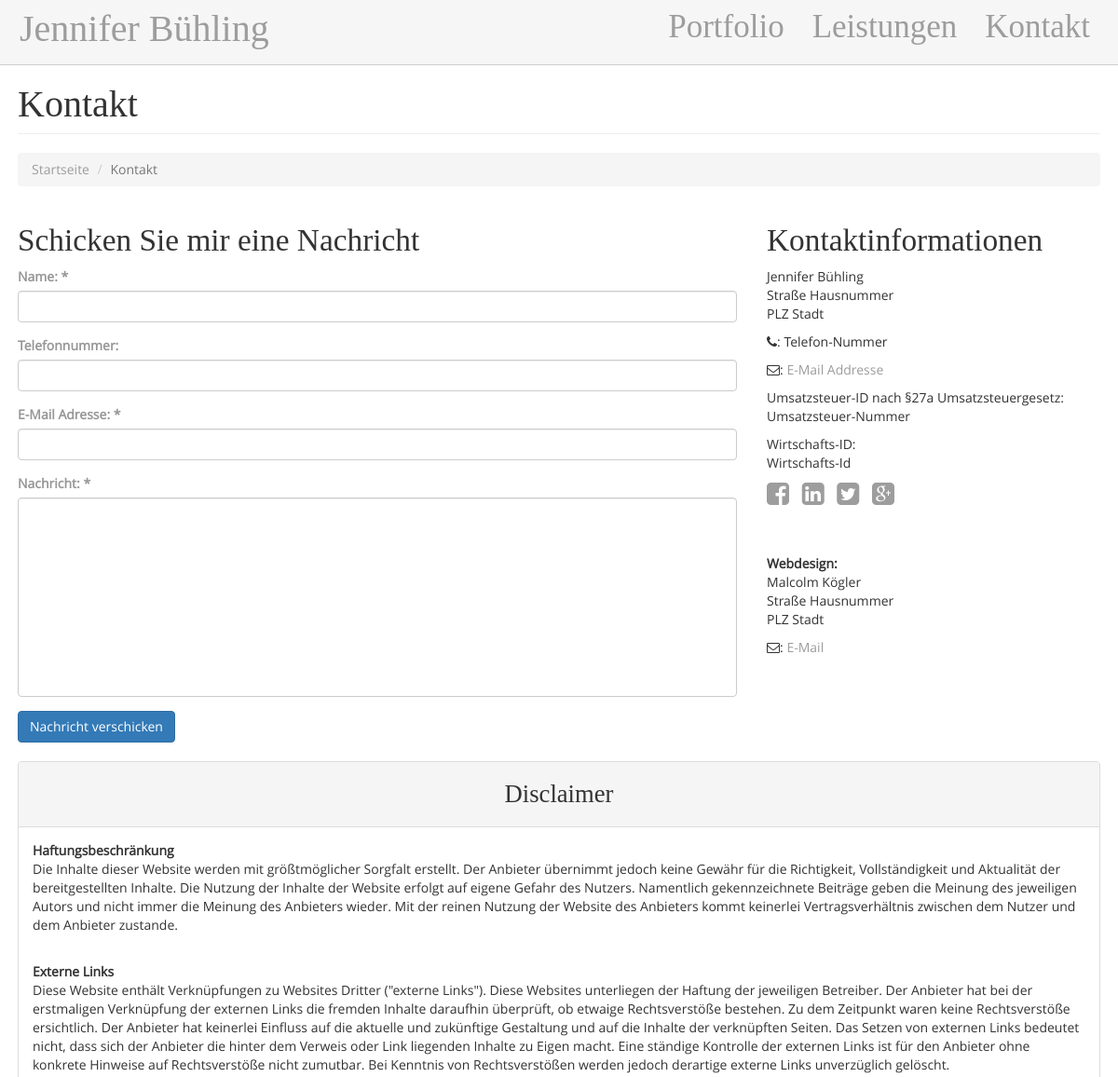
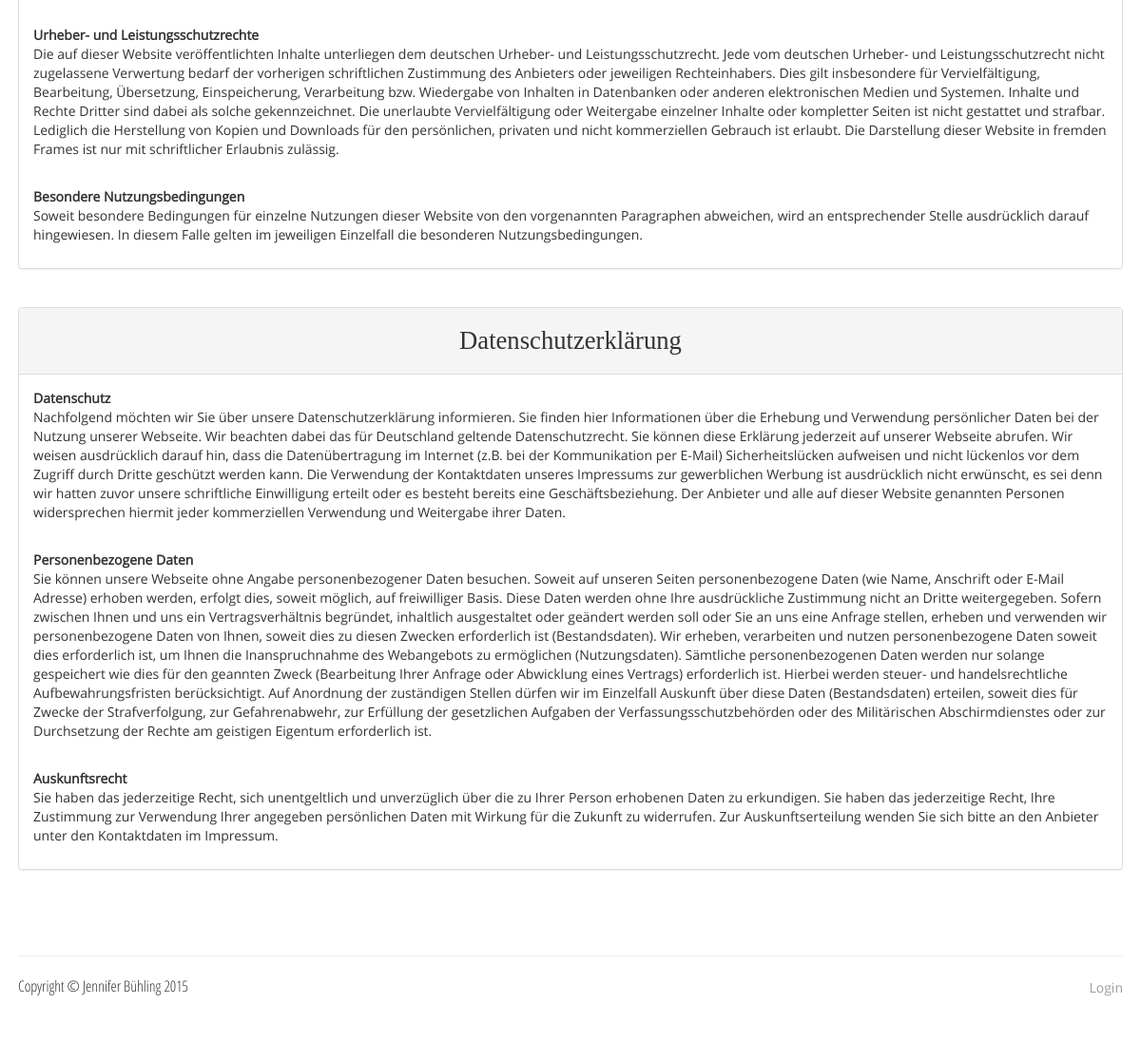
Page /page.php?p=Kontakt on the committed database (2 pictures, top to bottom).
### tables this page shows
CREATE TABLE IF NOT EXISTS `text` (
`id` int(11) NOT NULL,
  `title` varchar(100) NOT NULL,
  `text` text NOT NULL
);

### bin/mysql.php (called while the page is built, shortened)
<?php
function getConnected() {
   $mysqli = new mysqli('localhost', 'root', 'secret', 'portfolio');
		$mysqli->query("SET NAMES 'utf8'");
   return $mysqli;
}
function _mysqlquery($sql){
if(!$result = getConnected()->query($sql)){
    die('There was an error running the query [' . $db->error . ']');
}
return $result;
}
function _getTitle($id){
$abfrage = "SELECT title FROM text WHERE id = '".$id."'";
$row = _mysqlquery($abfrage)->fetch_assoc();
    return $row['title'];
}
function _getText($id){
$abfrage = "SELECT text FROM text WHERE id = '".$id."'";
$row = _mysqlquery($abfrage)->fetch_assoc();
    return $row['text'];
}
?>

### bin/kontakt_wrapper.php (the view, shortened to what this page needs)
        <div class="row">
            <div class="col-md-8">
             <h3 style="font-size: 25pt">Schicken Sie mir eine Nachricht</h3>
                <form name="sentMessage" action="./page.php?p=Kontakt" id="contactForm" method="POST">
                    <div class="control-group form-group">
                        <div class="controls">
                            <label>Name: *</label>
                            <input type="text" class="form-control" id="name" name="name" required data-validation-required-message="Please enter your name.">
                        </div>
                    </div>
                    <div class="control-group form-group">
                        <div class="controls">
                            <label>Telefonnummer:</label>
                            <input type="tel" class="form-control" id="phone" name="phone">
                        </div>
                    </div>
                    <div class="control-group form-group">
                        <div class="controls">
                            <label>E-Mail Adresse: *</label>
                            <input type="email" class="form-control" id="email" name="email" required data-validation-required-message="Please enter your email address.">
                        </div>
                    </div>
                    <div class="control-group form-group">
                        <div class="controls">
                            <label>Nachricht: *</label>
                            <textarea rows="10" cols="100" class="form-control" id="message" name="message" required data-validation-required-message="Please enter your message" maxlength="999" style="resize:none"></textarea>
                        </div>
                    </div>
                    <button type="submit" class="btn btn-primary">Nachricht verschicken</button>
                </form>
             </div>
            <div class="col-md-4">
                <h3 style="font-size: 25pt">Kontaktinformationen</h3>
                <p>
                	<?php echo _getText(3); ?><br>
                    <?php echo _getText(8); ?><br><?php echo _getText(9); ?><br>
                </p>
                <p><i class="fa fa-phone"></i>: <?php echo _getText(10); ?></p>
                <p><i class="fa fa-envelope-o"></i>: <a href="mailto:<?php echo _getText(4); ?>"><?php echo _getText(4); ?></a>
                </p>
                <p>
                Umsatzsteuer-ID nach §27a Umsatzsteuergesetz:<br>
                <?php echo _getText(12); ?>
                </p>
                 <p>
              	Wirtschafts-ID: <br>
                <?php echo _getText(13); ?>
                </p>
                <ul class="list-unstyled list-inline list-social-icons">
                    <li>
                        <a href="#"><i class="fa fa-facebook-square fa-2x"></i></a>
                    </li>
                    <li>
                        <a href="#"><i class="fa fa-linkedin-square fa-2x"></i></a>
                    </li>
                    <li>
                        <a href="#"><i class="fa fa-twitter-square fa-2x"></i></a>
                    </li>
                    <li>
                        <a href="#"><i class="fa fa-google-plus-square fa-2x"></i></a>
                    </li>
                </ul>
                <br>
                <br>
                <strong>Webdesign: </strong>
                <p>
                Malcolm Kögler<br>
                Straße Hausnummer<br>
                PLZ Stadt<br>
                <p><i class="fa fa-envelope-o"></i>: <a href="mailto:">E-Mail</a>
                </p>
            </div>
	</div>
    <br>
<div class="row">
<div class="col-md-3 col-sm-6" style="width:100%">
                <div class="panel panel-default text-center">
                    <div class="panel-heading">
                        <h4>Disclaimer</h4>
                    </div>
                    <div class="panel-body" style="text-align:left">
             <strong>Haftungsbeschränkung</strong><p>
Die Inhalte dieser Website werden mit größtmöglicher Sorgfalt erstellt. Der Anbieter übernimmt jedoch keine Gewähr für die Richtigkeit, Vollständigkeit und Aktualität der bereitgestellten Inhalte. Die Nutzung der Inhalte der Website erfolgt auf eigene Gefahr des Nutzers. Namentlich gekennzeichnete Beiträge geben die Meinung des jeweiligen Autors und nicht immer die Meinung des Anbieters wieder. Mit der reinen Nutzung der Website des Anbieters kommt keinerlei Vertragsverhältnis zwischen dem Nutzer und dem Anbieter zustande.
</p><br>
<strong>Externe Links</strong><p>
Diese Website enthält Verknüpfungen zu Websites Dritter ("externe Links"). Diese Websites unterliegen der Haftung der jeweiligen Betreiber. Der Anbieter hat bei der erstmaligen Verknüpfung der externen Links die fremden Inhalte daraufhin überprüft, ob etwaige Rechtsverstöße bestehen. Zu dem Zeitpunkt waren keine Rechtsverstöße ersichtlich. Der Anbieter hat keinerlei Einfluss auf die aktuelle und zukünftige Gestaltung und auf die Inhalte der verknüpften Seiten. Das Setzen von externen Links bedeutet nicht, dass sich der Anbieter die hinter dem Verweis oder Link liegenden Inhalte zu Eigen macht. Eine ständige Kontrolle der externen Links ist für den Anbieter ohne konkrete Hinweise auf Rechtsverstöße nicht zumutbar. Bei Kenntnis von Rechtsverstößen werden jedoch derartige externe Links unverzüglich gelöscht.
</p><br>
<strong>Urheber- und Leistungsschutzrechte</strong><p>
Die auf dieser Website veröffentlichten Inhalte unterliegen dem deutschen Urheber- und Leistungsschutzrecht. Jede vom deutschen Urheber- und Leistungsschutzrecht nicht zugelassene Verwertung bedarf der vorherigen schriftlichen Zustimmung des Anbieters oder jeweiligen Rechteinhabers. Dies gilt insbesondere für Vervielfältigung, Bearbeitung, Übersetzung, Einspeicherung, Verarbeitung bzw. Wiedergabe von Inhalten in Datenbanken oder anderen elektronischen Medien und Systemen. Inhalte und Rechte Dritter sind dabei als solche gekennzeichnet. Die unerlaubte Vervielfältigung oder Weitergabe einzelner Inhalte oder kompletter Seiten ist nicht gestattet und strafbar. Lediglich die Herstellung von Kopien und Downloads für den persönlichen, privaten und nicht kommerziellen Gebrauch ist erlaubt.
Die Darstellung dieser Website in fremden Frames ist nur mit schriftlicher Erlaubnis zulässig.
</p><br>
<strong>Besondere Nutzungsbedingungen</strong><p>
Soweit besondere Bedingungen für einzelne Nutzungen dieser Website von den vorgenannten Paragraphen abweichen, wird an entsprechender Stelle ausdrücklich darauf hingewiesen. In diesem Falle gelten im jeweiligen Einzelfall die besonderen Nutzungsbedingungen.
                   </p>
                    </div>
                </div>
            </div>
</div>
   <br>
<div class="row">
<div class="col-md-3 col-sm-6" style="width:100%">
                <div class="panel panel-default text-center">
                    <div class="panel-heading">
                        <h4>Datenschutzerklärung</h4>
                    </div>
                    <div class="panel-body" style="text-align:left">
<strong>Datenschutz</strong><p>
Nachfolgend möchten wir Sie über unsere Datenschutzerklärung informieren. Sie finden hier Informationen über die Erhebung und Verwendung persönlicher Daten bei der Nutzung unserer Webseite. Wir beachten dabei das für Deutschland geltende Datenschutzrecht. Sie können diese Erklärung jederzeit auf unserer Webseite abrufen.
Wir weisen ausdrücklich darauf hin, dass die Datenübertragung im Internet (z.B. bei der Kommunikation per E-Mail) Sicherheitslücken aufweisen und nicht lückenlos vor dem Zugriff durch Dritte geschützt werden kann.
Die Verwendung der Kontaktdaten unseres Impressums zur gewerblichen Werbung ist ausdrücklich nicht erwünscht, es sei denn wir hatten zuvor unsere schriftliche Einwilligung erteilt oder es besteht bereits eine Geschäftsbeziehung. Der Anbieter und alle auf dieser Website genannten Personen widersprechen hiermit jeder kommerziellen Verwendung und Weitergabe ihrer Daten.
</p>
<br>
<strong>Personenbezogene Daten</strong> <p>
Sie können unsere Webseite ohne Angabe personenbezogener Daten besuchen. Soweit auf unseren Seiten personenbezogene Daten (wie Name, Anschrift oder E-Mail Adresse) erhoben werden, erfolgt dies, soweit möglich, auf freiwilliger Basis. Diese Daten werden ohne Ihre ausdrückliche Zustimmung nicht an Dritte weitergegeben. Sofern zwischen Ihnen und uns ein Vertragsverhältnis begründet, inhaltlich ausgestaltet oder geändert werden soll oder Sie an uns eine Anfrage stellen, erheben und verwenden wir personenbezogene Daten von Ihnen, soweit dies zu diesen Zwecken erforderlich ist (Bestandsdaten). Wir erheben, verarbeiten und nutzen personenbezogene Daten soweit dies erforderlich ist, um Ihnen die Inanspruchnahme des Webangebots zu ermöglichen (Nutzungsdaten). Sämtliche personenbezogenen Daten werden nur solange gespeichert wie dies für den geannten Zweck (Bearbeitung Ihrer Anfrage oder Abwicklung eines Vertrags) erforderlich ist. Hierbei werden steuer- und handelsrechtliche Aufbewahrungsfristen berücksichtigt. Auf Anordnung der zuständigen Stellen dürfen wir im Einzelfall Auskunft über diese Daten (Bestandsdaten) erteilen, soweit dies für Zwecke der Strafverfolgung, zur Gefahrenabwehr, zur Erfüllung der gesetzlichen Aufgaben der Verfassungsschutzbehörden oder des Militärischen Abschirmdienstes oder zur Durchsetzung der Rechte am geistigen Eigentum erforderlich ist.
</p><br>
<strong>Auskunftsrecht</strong><p>
Sie haben das jederzeitige Recht, sich unentgeltlich und unverzüglich über die zu Ihrer Person erhobenen Daten zu erkundigen. Sie haben das jederzeitige Recht, Ihre Zustimmung zur Verwendung Ihrer angegeben persönlichen Daten mit Wirkung für die Zukunft zu widerrufen. Zur Auskunftserteilung wenden Sie sich bitte an den Anbieter unter den Kontaktdaten im Impressum.
      </p>
                    </div>
                </div>
            </div>
</div>

### header.php (shortened to what this page needs)
?><?php include("bin/mysql.php"); ?>
<!DOCTYPE html>
<html lang="en">
<head>
    <link href="css/bootstrap.css" rel="stylesheet" type="text/css">
    <link href="css/modern-business.css" rel="stylesheet" type="text/css">
    <link href="font-awesome/css/font-awesome.min.css" rel="stylesheet" type="text/css">
</head>
<body>
    <nav class="navbar navbar-inverse navbar-fixed-top" role="navigation">
        <div class="container">
            <div class="navbar-header">
                <a class="navbar-brand" href="index.php" title="Startseite"><?php echo _getTitle(3); ?></a>
            </div>
            <div class="collapse navbar-collapse" id="bs-example-navbar-collapse-1">
                <ul class="nav navbar-nav navbar-right">
                    <li>
                        <a href="page.php?p=Portfolio" title="Portfolio">Portfolio</a>
                    </li>
					<?php
				   if(_getTitle(16) =='true'){
					  echo" <li>
                        <a href=\"page.php?p=Leistungen\" title=\"Leistungen\">Leistungen</a>
                    </li>";
				   }
				   ?>
                    <li>
                        <a href="page.php?p=Kontakt" title="Impressum">Kontakt</a>
                    </li>
                </ul>
            </div>
        </div>
    </nav>

### footer.php (shortened to what this page needs)
        <footer>
            <div class="row">
                <div class="col-lg-12">
                <hr>
                    <p style="font-family: 'Open Sans Condensed', sans-serif;  font-size: 12pt;">Copyright &copy; <?php echo _getTitle(3)." "; echo date("Y");  ?> </p>
                </div>
                <div class="col-lg-12" style="text-align:right;">
                <?php
					if(!isset($_SESSION['username']) == _getTitle(11))
  					 {
                    echo "<p style=\"
    top: -30px;
    position: relative;\"><a href=\"page.php?p=Login\" title=\"Login\">Login</a></p>";
					 }else{
					echo "<p  style=\"
    top: -30px;
    position: relative;\"><a href=\"page.php?p=Login\" title=\"Login\">Logout</a></p>";
					 }
					 ?>
                </div>
            </div>
        </footer>
            </div>
    </body>
</html>

### rows in the picture
text: title "Jennifer Bühling", text "Jennifer Bühling"
text: text "Straße Hausnummer"
text: text "PLZ Stadt"
text: text "Telefon-Nummer"
text: text "E-Mail Addresse"
text: text "Umsatzsteuer-Nummer"
text: text "Wirtschafts-Id"

### other values in the picture
$_page "Kontakt"
$this->_homename "Startseite"
$title "Kontakt"
